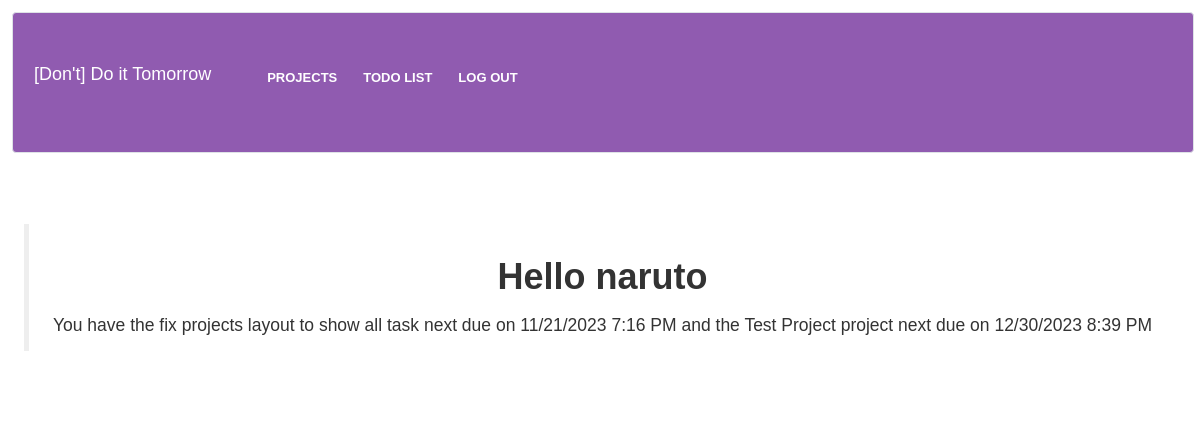
The page / (signed in) on the database its author committed.
### tables this page shows
CREATE TABLE users (id INTEGER PRIMARY KEY AUTOINCREMENT NOT NULL, username TEXT NOT NULL, name TEXT NOT NULL, hash TEXT NOT NULL);

CREATE TABLE tasks (user_id NUMERIC NOT NULL, project_id NUMERIC NOT NULL, title TEXT NOT NULL, status TEXT NOT NULL DEFAULT 'Not started', dueDate NUMERIC NOT NULL, FOREIGN KEY(user_id) REFERENCES users(id), FOREIGN KEY(project_id) REFERENCES projects(project_id));

CREATE TABLE projects(user_id NUMERIC NOT NULL, dueDate NUMERIC NOT NULL, status TEXT NOT NULL DEFAULT 'Not started', title TEXT NOT NULL, description TEXT, project_id INTEGER PRIMARY KEY AUTOINCREMENT NOT NULL, FOREIGN KEY(user_id) REFERENCES users(id));

### app.py (the view)
@app.route("/")
@login_required
def index():
    id = session["user_id"]
    q1 = db.execute("SELECT name FROM users WHERE id = ?", id)
    name = q1[0]["name"]
    q2 = db.execute("SELECT title, dueDate FROM projects WHERE user_id = ? LIMIT 1", id)
    q3 = db.execute("SELECT title, dueDate FROM tasks WHERE user_id = ? AND NOT status = ? LIMIT 1", id, "Completed")
    if len(q2) == 0:
        return render_template("index2.html", name = name)
    projects = q2[0]
    if len(q3) == 0:
        return render_template("index3.html", name = name, projects = projects)
    tasks = q3[0]
    return render_template("index.html", name = name, tasks = tasks, projects = projects)

### app.py (called while the page is built)
@app.after_request
def after_request(response):
    response.headers["Cache-Control"] = "no-cache, no-store, must-revalidate"
    response.headers["Expires"] = 0
    response.headers["Pragma"] = "no-cache"
    return response

### helpers.py (called while the page is built)
def login_required(f):
    @wraps(f)
    def decorated_function(*args, **kwargs):
        if session.get("user_id") is None:
            return redirect("/login")
        return f(*args, **kwargs)
    return decorated_function

### templates/index.html (shortened to what this page needs)
{% extends "layout.html" %}
{% block main %}
        <div class="mb-3"></div>
            <blockquote>
                <h1>Hello {{name}}</h1>
                <p>You have the {{tasks["title"]}} task next due on {{tasks["dueDate"]}} and the {{projects["title"]}} project next due on {{projects["dueDate"]}}</p>
            </blockquote>
{% endblock %}

### static/style.css (style rules this page uses)
* { padding:3px; margin:3px; }
body { font-family: 'Poppins', sans-serif; font-size: 14px; }
h1, h2, h3 { font-weight: 700; }
.mb-3 { padding-bottom: 5px; }

### rows shown on the page
users: name "naruto"
tasks: title "fix projects layout to show all", dueDate "11/21/2023 7:16 PM"
projects: title "Test Project", dueDate "12/30/2023 8:39 PM"
